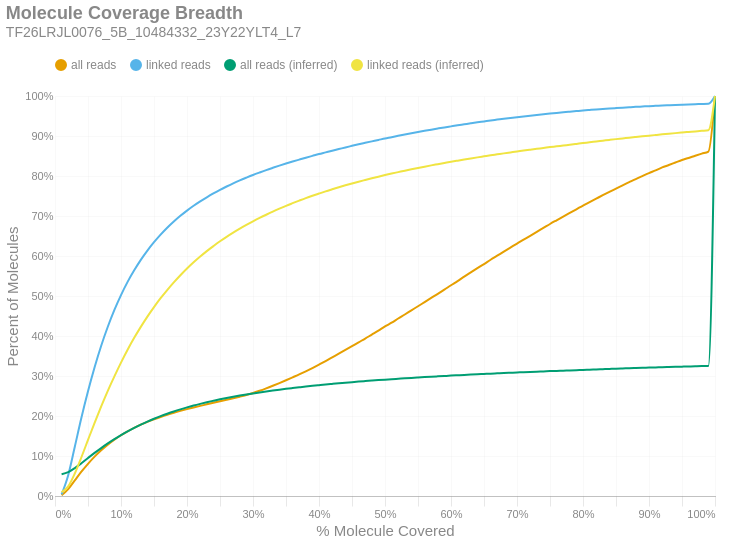

Notebook code cell kept with this figure:
### Markdown cell above
### Molecule Read Coverage
This chart shows molecule coverage breadth as computed by the number of bases aligned to that molecule. In other words, "*how much of each unique long molecule is actually sequenced/aligned?*" Keep in mind there is a distinction between sequences and alignments, since some sequences belonging to a particular molecule may not align well and wouldn't appear in the alignment data. This chart also shows molecule coverage breadth as computed by the *inferred fragment* from which the aligned sequences originate. Unlike read coverage, this calculation takes into account the total insert size, including unsequenced gaps between the forward and reverse reads. Like the previous figures, these are cumulative percents.

### Code cell
if SKIPLR:
    print_html(f"Skipped")
else:
    binned_df = consolidated_hist(valids['coverage_bp'], mask, 0.01, True)
    binned_df_inf = consolidated_hist(valids['coverage_inserts'], mask, 0.01, True)
    binned_df = binned_df.with_columns(pl.lit(binned_df_inf['all reads (cumsum)']).alias('all reads (inferred)'))
    binned_df = binned_df.with_columns(pl.lit(binned_df_inf['linked reads (cumsum)']).alias('linked reads (inferred)'))
    binned_df = binned_df.with_columns(
        (pl.col('bin').cast(pl.Float64) + 0.01).alias('right_edge')
    )

    with SafeRender(binned_df):
        (
            density_plot(binned_df, 'Molecule Coverage Breadth', samplename, 'molcov', ['all reads (inferred)','linked reads (inferred)'])
            .encode(
                #x=alt.X('bin:Q', title="% Molecule Covered").axis(format = '%').scale(padding=0),
                x=alt.X('right_edge:Q', title="% Molecule Covered").axis(format='%').scale(padding=0),
                y=alt.Y('value:Q', title='Percent of Molecules')
                    .axis(format='%')
                    .stack(False)
                    .scale(domainMin=0, padding=0),
                color=alt.Color("key:N").scale(domain = ["all reads", "linked reads", "all reads (inferred)", "linked reads (inferred)"]),
                tooltip = [
                    alt.Tooltip("key:N", title = "Data Type"),
                    alt.Tooltip("range_label:N", title="% Molecule Covered"),
                    alt.Tooltip("value:Q", format = ".2%", title="% Molecules")
                ]
            )
        ).display()

### Figure 1 — Vega-Lite specification as saved in the notebook (floating-point values rounded to 4 significant figures)
{"width": "container", "height": 400, "config": {"title": {"anchor": "start", "dy": -15, "fontSize": 18, "color": "#888888", "subtitleColor": "#888888", "subtitleFontSize": 14}, "arc": {"fill": "#0072B2"}, "axis": {"domainColor": "#888888", "domainWidth": 0.5, "gridWidth": 0.2, "grid": false, "titleFontWeight": 400, "titleFontSize": 15, "labelFontSize": 11, "labelColor": "#888888", "tickColor": "#888888", "tickWidth": 0.2, "titleColor": "#888888"}, "axisBand": {"grid": false}, "axisX": {"grid": true, "tickSize": 10, "domainCap": "round"}, "axisY": {"domain": false, "grid": true, "tickSize": 0, "domainCap": "round"}, "background": "transparent", "header": {"labelFontSize": 15, "labelColor": "#888888", "titleFontSize": 15, "titleFontWeight": 600, "titleColor": "#888888"}, "legend": {"labelFont": "sans-serif", "labelFontSize": 12, "labelColor": "#888888", "symbolSize": 100, "symbolType": "circle", "titleFontSize": 12, "titlePadding": 10, "titleColor": "#888888", "title": null, "orient": "top"}, "range": {"category": ["#E69F00", "#56B4E9", "#009E73", "#F0E442", "#0072B2", "#D55E00", "#CC79A7", "#000000"], "diverging": ["#cfe8f3", "#a2d4ec", "#73bfe2", "#46abdb", "#1696d2", "#12719e"]}, "area": {"fill": "#0072B2", "fillOpacity": 0.7, "line": true, "strokeOpacity": 0.7}, "line": {"color": "#0072B2", "stroke": "#0072B2", "strokeWidth": 2}, "trail": {"color": "#0072B2", "stroke": "#0072B2", "strokeWidth": 0, "size": 1}, "point": {"filled": true, "fillOpacity": 1.0, "size": 95}, "text": {"color": "#888888", "fontSize": 11, "align": "right", "fontWeight": 400, "size": 11}, "bar": {"fill": "#0072B2", "stroke": null}, "view": {"stroke": null, "continuousWidth": 660, "continuousHeight": 400}}, "data": {"name": "data-fa2d630194e4b8e928cc2e20ced36adf"}, "mark": {"type": "line", "interpolate": "monotone", "point": {"opacity": 0, "size": 275}}, "encoding": {"color": {"field": "key", "scale": {"domain": ["all reads", "linked reads", "all reads (inferred)", "linked reads (inferred)"]}, "type": "nominal"}, "tooltip": [{"field": "key", "title": "Data Type", "type": "nominal"}, {"field": "range_label", "title": "% Molecule Covered", "type": "nominal"}, {"field": "value", "format": ".2%", "title": "% Molecules", "type": "quantitative"}], "x": {"axis": {"format": "%"}, "field": "right_edge", "scale": {"padding": 0}, "title": "% Molecule Covered", "type": "quantitative"}, "y": {"axis": {"format": "%"}, "field": "value", "scale": {"domainMin": 0, "padding": 0}, "stack": false, "title": "Percent of Molecules", "type": "quantitative"}}, "params": [{"name": "param_c36ac31b6afebe62", "select": {"type": "point", "fields": ["key"]}, "bind": "legend"}], "title": {"text": "Molecule Coverage Breadth", "subtitle": "TF26LRJL0076_5B_10484332_23Y22YLT4_L7"}, "transform": [{"fold": ["all reads (cumsum)", "linked reads (cumsum)", "all reads (inferred)", "linked reads (inferred)"]}, {"calculate": "replace(datum.key, ' (cumsum)', '')", "as": "key"}, {"filter": {"param": "param_c36ac31b6afebe62"}}], "usermeta": {"embedOptions": {"downloadFileName": "TF26LRJL0076_5B_10484332_23Y22YLT4_L7.molcov"}}, "$schema": "https://vega.github.io/schema/vega-lite/v6.4.1.json", "datasets": {"data-fa2d630194e4b8e928cc2e20ced36adf": [{"bin": "0.0", "interval": "0.0-0.01", "all reads": 0.001654, "linked reads": 0.003797, "all reads (cumsum)": 0.001654, "linked reads (cumsum)": 0.003797, "range_label": "0.0-0.01", "all reads (inferred)": 0.05449, "linked reads (inferred)": 0.009649, "right_edge": 0.01}, {"bin": "0.01", "interval": "0.01-0.02", "all reads": 0.01547, "linked reads": 0.04808, "all reads (cumsum)": 0.01713, "linked reads (cumsum)": 0.05188, "range_label": "0.01-0.02", "all reads (inferred)": 0.05956, "linked reads (inferred)": 0.02405, "right_edge": 0.02}, {"bin": "0.02", "interval": "0.02-0.03", "all reads": 0.02188, "linked reads": 0.07118, "all reads (cumsum)": 0.039, "linked reads (cumsum)": 0.1231, "range_label": "0.02-0.03", "all reads (inferred)": 0.06965, "linked reads (inferred)": 0.05631, "right_edge": 0.03}, {"bin": "0.03", "interval": "0.03-0.04", "all reads": 0.02178, "linked reads": 0.07249, "all reads (cumsum)": 0.06079, "linked reads (cumsum)": 0.1955, "range_label": "0.03-0.04", "all reads (inferred)": 0.08196, "linked reads (inferred)": 0.09689, "right_edge": 0.04}, {"bin": "0.04", "interval": "0.04-0.05", "all reads": 0.0197, "linked reads": 0.06605, "all reads (cumsum)": 0.08049, "linked reads (cumsum)": 0.2616, "range_label": "0.04-0.05", "all reads (inferred)": 0.09497, "linked reads (inferred)": 0.1402, "right_edge": 0.05}, {"bin": "0.05", "interval": "0.05-0.06", "all reads": 0.01789, "linked reads": 0.06023, "all reads (cumsum)": 0.09838, "linked reads (cumsum)": 0.3218, "range_label": "0.05-0.06", "all reads (inferred)": 0.1077, "linked reads (inferred)": 0.183, "right_edge": 0.06}, {"bin": "0.06", "interval": "0.06-0.07", "all reads": 0.01596, "linked reads": 0.0539, "all reads (cumsum)": 0.1143, "linked reads (cumsum)": 0.3757, "range_label": "0.06-0.07", "all reads (inferred)": 0.1198, "linked reads (inferred)": 0.2239, "right_edge": 0.07}, {"bin": "0.07", "interval": "0.07-0.08", "all reads": 0.01402, "linked reads": 0.04738, "all reads (cumsum)": 0.1284, "linked reads (cumsum)": 0.4231, "range_label": "0.07-0.08", "all reads (inferred)": 0.1314, "linked reads (inferred)": 0.2629, "right_edge": 0.08}, {"bin": "0.08", "interval": "0.08-0.09", "all reads": 0.01248, "linked reads": 0.0421, "all reads (cumsum)": 0.1408, "linked reads (cumsum)": 0.4652, "range_label": "0.08-0.09", "all reads (inferred)": 0.1421, "linked reads (inferred)": 0.2991, "right_edge": 0.09}, {"bin": "0.09", "interval": "0.09-0.1", "all reads": 0.01105, "linked reads": 0.03714, "all reads (cumsum)": 0.1519, "linked reads (cumsum)": 0.5024, "range_label": "0.09-0.1", "all reads (inferred)": 0.1522, "linked reads (inferred)": 0.3335, "right_edge": 0.1}, {"bin": "0.1", "interval": "0.1-0.11", "all reads": 0.009833, "linked reads": 0.03299, "all reads (cumsum)": 0.1617, "linked reads (cumsum)": 0.5353, "range_label": "0.1-0.11", "all reads (inferred)": 0.1617, "linked reads (inferred)": 0.3657, "right_edge": 0.11}, {"bin": "0.11", "interval": "0.11-0.12", "all reads": 0.008653, "linked reads": 0.02889, "all reads (cumsum)": 0.1704, "linked reads (cumsum)": 0.5642, "range_label": "0.11-0.12", "all reads (inferred)": 0.1705, "linked reads (inferred)": 0.3954, "right_edge": 0.12}, {"bin": "0.12", "interval": "0.12-0.13", "all reads": 0.00788, "linked reads": 0.02613, "all reads (cumsum)": 0.1783, "linked reads (cumsum)": 0.5904, "range_label": "0.12-0.13", "all reads (inferred)": 0.1786, "linked reads (inferred)": 0.4228, "right_edge": 0.13}, {"bin": "0.13", "interval": "0.13-0.14", "all reads": 0.007061, "linked reads": 0.02316, "all reads (cumsum)": 0.1853, "linked reads (cumsum)": 0.6135, "range_label": "0.13-0.14", "all reads (inferred)": 0.1861, "linked reads (inferred)": 0.4485, "right_edge": 0.14}, {"bin": "0.14", "interval": "0.14-0.15", "all reads": 0.006417, "linked reads": 0.02091, "all reads (cumsum)": 0.1917, "linked reads (cumsum)": 0.6344, "range_label": "0.14-0.15", "all reads (inferred)": 0.1931, "linked reads (inferred)": 0.4722, "right_edge": 0.15}, {"bin": "0.15", "interval": "0.15-0.16", "all reads": 0.005884, "linked reads": 0.01896, "all reads (cumsum)": 0.1976, "linked reads (cumsum)": 0.6534, "range_label": "0.15-0.16", "all reads (inferred)": 0.1997, "linked reads (inferred)": 0.4945, "right_edge": 0.16}, {"bin": "0.16", "interval": "0.16-0.17", "all reads": 0.005451, "linked reads": 0.01724, "all reads (cumsum)": 0.2031, "linked reads (cumsum)": 0.6706, "range_label": "0.16-0.17", "all reads (inferred)": 0.2057, "linked reads (inferred)": 0.5148, "right_edge": 0.17}, {"bin": "0.17", "interval": "0.17-0.18", "all reads": 0.005018, "linked reads": 0.01557, "all reads (cumsum)": 0.2081, "linked reads (cumsum)": 0.6862, "range_label": "0.17-0.18", "all reads (inferred)": 0.2113, "linked reads (inferred)": 0.534, "right_edge": 0.18}, {"bin": "0.18", "interval": "0.18-0.19", "all reads": 0.004686, "linked reads": 0.01422, "all reads (cumsum)": 0.2128, "linked reads (cumsum)": 0.7004, "range_label": "0.18-0.19", "all reads (inferred)": 0.2166, "linked reads (inferred)": 0.5518, "right_edge": 0.19}, {"bin": "0.19", "interval": "0.19-0.2", "all reads": 0.004407, "linked reads": 0.01307, "all reads (cumsum)": 0.2172, "linked reads (cumsum)": 0.7135, "range_label": "0.19-0.2", "all reads (inferred)": 0.2216, "linked reads (inferred)": 0.5686, "right_edge": 0.2}, {"bin": "0.2", "interval": "0.2-0.21", "all reads": 0.004146, "linked reads": 0.01205, "all reads (cumsum)": 0.2213, "linked reads (cumsum)": 0.7256, "range_label": "0.2-0.21", "all reads (inferred)": 0.2261, "linked reads (inferred)": 0.5841, "right_edge": 0.21}, {"bin": "0.21", "interval": "0.21-0.22", "all reads": 0.003962, "linked reads": 0.01103, "all reads (cumsum)": 0.2253, "linked reads (cumsum)": 0.7366, "range_label": "0.21-0.22", "all reads (inferred)": 0.2304, "linked reads (inferred)": 0.5985, "right_edge": 0.22}, {"bin": "0.22", "interval": "0.22-0.23", "all reads": 0.003866, "linked reads": 0.0102, "all reads (cumsum)": 0.2292, "linked reads (cumsum)": 0.7468, "range_label": "0.22-0.23", "all reads (inferred)": 0.2344, "linked reads (inferred)": 0.6122, "right_edge": 0.23}, {"bin": "0.23", "interval": "0.23-0.24", "all reads": 0.003868, "linked reads": 0.009668, "all reads (cumsum)": 0.233, "linked reads (cumsum)": 0.7565, "range_label": "0.23-0.24", "all reads (inferred)": 0.2381, "linked reads (inferred)": 0.6247, "right_edge": 0.24}, {"bin": "0.24", "interval": "0.24-0.25", "all reads": 0.003797, "linked reads": 0.009041, "all reads (cumsum)": 0.2368, "linked reads (cumsum)": 0.7655, "range_label": "0.24-0.25", "all reads (inferred)": 0.2417, "linked reads (inferred)": 0.6368, "right_edge": 0.25}, {"bin": "0.25", "interval": "0.25-0.26", "all reads": 0.003657, "linked reads": 0.008291, "all reads (cumsum)": 0.2405, "linked reads (cumsum)": 0.7738, "range_label": "0.25-0.26", "all reads (inferred)": 0.245, "linked reads (inferred)": 0.648, "right_edge": 0.26}, {"bin": "0.26", "interval": "0.26-0.27", "all reads": 0.003787, "linked reads": 0.007917, "all reads (cumsum)": 0.2443, "linked reads (cumsum)": 0.7817, "range_label": "0.26-0.27", "all reads (inferred)": 0.2481, "linked reads (inferred)": 0.6584, "right_edge": 0.27}, {"bin": "0.27", "interval": "0.27-0.28", "all reads": 0.004058, "linked reads": 0.00734, "all reads (cumsum)": 0.2483, "linked reads (cumsum)": 0.789, "range_label": "0.27-0.28", "all reads (inferred)": 0.251, "linked reads (inferred)": 0.6683, "right_edge": 0.28}, {"bin": "0.28", "interval": "0.28-0.29", "all reads": 0.00432, "linked reads": 0.006869, "all reads (cumsum)": 0.2526, "linked reads (cumsum)": 0.7959, "range_label": "0.28-0.29", "all reads (inferred)": 0.2538, "linked reads (inferred)": 0.6778, "right_edge": 0.29}, {"bin": "0.29", "interval": "0.29-0.3", "all reads": 0.004873, "linked reads": 0.00665, "all reads (cumsum)": 0.2575, "linked reads (cumsum)": 0.8026, "range_label": "0.29-0.3", "all reads (inferred)": 0.2565, "linked reads (inferred)": 0.6867, "right_edge": 0.3}, {"bin": "0.3", "interval": "0.3-0.31", "all reads": 0.005446, "linked reads": 0.006223, "all reads (cumsum)": 0.263, "linked reads (cumsum)": 0.8088, "range_label": "0.3-0.31", "all reads (inferred)": 0.259, "linked reads (inferred)": 0.6951, "right_edge": 0.31}, {"bin": "0.31", "interval": "0.31-0.32", "all reads": 0.0061, "linked reads": 0.006028, "all reads (cumsum)": 0.2691, "linked reads (cumsum)": 0.8148, "range_label": "0.31-0.32", "all reads (inferred)": 0.2614, "linked reads (inferred)": 0.7032, "right_edge": 0.32}, {"bin": "0.32", "interval": "0.32-0.33", "all reads": 0.006489, "linked reads": 0.00563, "all reads (cumsum)": 0.2755, "linked reads (cumsum)": 0.8204, "range_label": "0.32-0.33", "all reads (inferred)": 0.2637, "linked reads (inferred)": 0.711, "right_edge": 0.33}, {"bin": "0.33", "interval": "0.33-0.34", "all reads": 0.006724, "linked reads": 0.005449, "all reads (cumsum)": 0.2823, "linked reads (cumsum)": 0.8259, "range_label": "0.33-0.34", "all reads (inferred)": 0.2659, "linked reads (inferred)": 0.7184, "right_edge": 0.34}, {"bin": "0.34", "interval": "0.34-0.35", "all reads": 0.007042, "linked reads": 0.005237, "all reads (cumsum)": 0.2893, "linked reads (cumsum)": 0.8311, "range_label": "0.34-0.35", "all reads (inferred)": 0.268, "linked reads (inferred)": 0.7255, "right_edge": 0.35}, {"bin": "0.35", "interval": "0.35-0.36", "all reads": 0.007298, "linked reads": 0.005042, "all reads (cumsum)": 0.2966, "linked reads (cumsum)": 0.8362, "range_label": "0.35-0.36", "all reads (inferred)": 0.2699, "linked reads (inferred)": 0.732, "right_edge": 0.36}, {"bin": "0.36", "interval": "0.36-0.37", "all reads": 0.007344, "linked reads": 0.004797, "all reads (cumsum)": 0.304, "linked reads (cumsum)": 0.841, "range_label": "0.36-0.37", "all reads (inferred)": 0.2718, "linked reads (inferred)": 0.7384, "right_edge": 0.37}, {"bin": "0.37", "interval": "0.37-0.38", "all reads": 0.007729, "linked reads": 0.004749, "all reads (cumsum)": 0.3117, "linked reads (cumsum)": 0.8457, "range_label": "0.37-0.38", "all reads (inferred)": 0.2737, "linked reads (inferred)": 0.7447, "right_edge": 0.38}, {"bin": "0.38", "interval": "0.38-0.39", "all reads": 0.00811, "linked reads": 0.004608, "all reads (cumsum)": 0.3198, "linked reads (cumsum)": 0.8503, "range_label": "0.38-0.39", "all reads (inferred)": 0.2754, "linked reads (inferred)": 0.7505, "right_edge": 0.39}, {"bin": "0.39", "interval": "0.39-0.4", "all reads": 0.008614, "linked reads": 0.004583, "all reads (cumsum)": 0.3284, "linked reads (cumsum)": 0.8549, "range_label": "0.39-0.4", "all reads (inferred)": 0.2771, "linked reads (inferred)": 0.7561, "right_edge": 0.4}, {"bin": "0.4", "interval": "0.4-0.41", "all reads": 0.008799, "linked reads": 0.004198, "all reads (cumsum)": 0.3372, "linked reads (cumsum)": 0.8591, "range_label": "0.4-0.41", "all reads (inferred)": 0.2787, "linked reads (inferred)": 0.7616, "right_edge": 0.41}, {"bin": "0.41", "interval": "0.41-0.42", "all reads": 0.009263, "linked reads": 0.004219, "all reads (cumsum)": 0.3465, "linked reads (cumsum)": 0.8633, "range_label": "0.41-0.42", "all reads (inferred)": 0.2803, "linked reads (inferred)": 0.7668, "right_edge": 0.42}, {"bin": "0.42", "interval": "0.42-0.43", "all reads": 0.009238, "linked reads": 0.004029, "all reads (cumsum)": 0.3557, "linked reads (cumsum)": 0.8674, "range_label": "0.42-0.43", "all reads (inferred)": 0.2818, "linked reads (inferred)": 0.7718, "right_edge": 0.43}, {"bin": "0.43", "interval": "0.43-0.44", "all reads": 0.00931, "linked reads": 0.004086, "all reads (cumsum)": 0.365, "linked reads (cumsum)": 0.8714, "range_label": "0.43-0.44", "all reads (inferred)": 0.2833, "linked reads (inferred)": 0.7767, "right_edge": 0.44}, {"bin": "0.44", "interval": "0.44-0.45", "all reads": 0.009501, "linked reads": 0.003958, "all reads (cumsum)": 0.3745, "linked reads (cumsum)": 0.8754, "range_label": "0.44-0.45", "all reads (inferred)": 0.2847, "linked reads (inferred)": 0.7814, "right_edge": 0.45}, {"bin": "0.45", "interval": "0.45-0.46", "all reads": 0.009619, "linked reads": 0.003957, "all reads (cumsum)": 0.3841, "linked reads (cumsum)": 0.8794, "range_label": "0.45-0.46", "all reads (inferred)": 0.286, "linked reads (inferred)": 0.7858, "right_edge": 0.46}, {"bin": "0.46", "interval": "0.46-0.47", "all reads": 0.009476, "linked reads": 0.003652, "all reads (cumsum)": 0.3936, "linked reads (cumsum)": 0.883, "range_label": "0.46-0.47", "all reads (inferred)": 0.2873, "linked reads (inferred)": 0.79, "right_edge": 0.47}, {"bin": "0.47", "interval": "0.47-0.48", "all reads": 0.009866, "linked reads": 0.003611, "all reads (cumsum)": 0.4035, "linked reads (cumsum)": 0.8866, "range_label": "0.47-0.48", "all reads (inferred)": 0.2885, "linked reads (inferred)": 0.7942, "right_edge": 0.48}, {"bin": "0.48", "interval": "0.48-0.49", "all reads": 0.009741, "linked reads": 0.003588, "all reads (cumsum)": 0.4132, "linked reads (cumsum)": 0.8902, "range_label": "0.48-0.49", "all reads (inferred)": 0.2897, "linked reads (inferred)": 0.7983, "right_edge": 0.49}, {"bin": "0.49", "interval": "0.49-0.5", "all reads": 0.01067, "linked reads": 0.003652, "all reads (cumsum)": 0.4239, "linked reads (cumsum)": 0.8939, "range_label": "0.49-0.5", "all reads (inferred)": 0.2909, "linked reads (inferred)": 0.8023, "right_edge": 0.5}, {"bin": "0.5", "interval": "0.5-0.51", "all reads": 0.0093, "linked reads": 0.003246, "all reads (cumsum)": 0.4332, "linked reads (cumsum)": 0.8971, "range_label": "0.5-0.51", "all reads (inferred)": 0.2921, "linked reads (inferred)": 0.8061, "right_edge": 0.51}, {"bin": "0.51", "interval": "0.51-0.52", "all reads": 0.0105, "linked reads": 0.003456, "all reads (cumsum)": 0.4437, "linked reads (cumsum)": 0.9006, "range_label": "0.51-0.52", "all reads (inferred)": 0.2931, "linked reads (inferred)": 0.8097, "right_edge": 0.52}, {"bin": "0.52", "interval": "0.52-0.53", "all reads": 0.01005, "linked reads": 0.003257, "all reads (cumsum)": 0.4537, "linked reads (cumsum)": 0.9038, "range_label": "0.52-0.53", "all reads (inferred)": 0.2942, "linked reads (inferred)": 0.8133, "right_edge": 0.53}, {"bin": "0.53", "interval": "0.53-0.54", "all reads": 0.01034, "linked reads": 0.00312, "all reads (cumsum)": 0.4641, "linked reads (cumsum)": 0.9069, "range_label": "0.53-0.54", "all reads (inferred)": 0.2953, "linked reads (inferred)": 0.8168, "right_edge": 0.54}, {"bin": "0.54", "interval": "0.54-0.55", "all reads": 0.01029, "linked reads": 0.003057, "all reads (cumsum)": 0.4744, "linked reads (cumsum)": 0.91, "range_label": "0.54-0.55", "all reads (inferred)": 0.2963, "linked reads (inferred)": 0.8201, "right_edge": 0.55}, {"bin": "0.55", "interval": "0.55-0.56", "all reads": 0.01038, "linked reads": 0.002959, "all reads (cumsum)": 0.4848, "linked reads (cumsum)": 0.913, "range_label": "0.55-0.56", "all reads (inferred)": 0.2973, "linked reads (inferred)": 0.8234, "right_edge": 0.56}, {"bin": "0.56", "interval": "0.56-0.57", "all reads": 0.01036, "linked reads": 0.002934, "all reads (cumsum)": 0.4951, "linked reads (cumsum)": 0.9159, "range_label": "0.56-0.57", "all reads (inferred)": 0.2982, "linked reads (inferred)": 0.8265, "right_edge": 0.57}, {"bin": "0.57", "interval": "0.57-0.58", "all reads": 0.01018, "linked reads": 0.002836, "all reads (cumsum)": 0.5053, "linked reads (cumsum)": 0.9187, "range_label": "0.57-0.58", "all reads (inferred)": 0.2991, "linked reads (inferred)": 0.8295, "right_edge": 0.58}, {"bin": "0.58", "interval": "0.58-0.59", "all reads": 0.01066, "linked reads": 0.002765, "all reads (cumsum)": 0.516, "linked reads (cumsum)": 0.9215, "range_label": "0.58-0.59", "all reads (inferred)": 0.3, "linked reads (inferred)": 0.8325, "right_edge": 0.59}, {"bin": "0.59", "interval": "0.59-0.6", "all reads": 0.01082, "linked reads": 0.002572, "all reads (cumsum)": 0.5268, "linked reads (cumsum)": 0.9241, "range_label": "0.59-0.6", "all reads (inferred)": 0.3009, "linked reads (inferred)": 0.8355, "right_edge": 0.6}, {"bin": "0.6", "interval": "0.6-0.61", "all reads": 0.01043, "linked reads": 0.002566, "all reads (cumsum)": 0.5372, "linked reads (cumsum)": 0.9266, "range_label": "0.6-0.61", "all reads (inferred)": 0.3018, "linked reads (inferred)": 0.8384, "right_edge": 0.61}, {"bin": "0.61", "interval": "0.61-0.62", "all reads": 0.01102, "linked reads": 0.00252, "all reads (cumsum)": 0.5482, "linked reads (cumsum)": 0.9291, "range_label": "0.61-0.62", "all reads (inferred)": 0.3027, "linked reads (inferred)": 0.8412, "right_edge": 0.62}, {"bin": "0.62", "interval": "0.62-0.63", "all reads": 0.01071, "linked reads": 0.002532, "all reads (cumsum)": 0.559, "linked reads (cumsum)": 0.9317, "range_label": "0.62-0.63", "all reads (inferred)": 0.3035, "linked reads (inferred)": 0.8439, "right_edge": 0.63}, {"bin": "0.63", "interval": "0.63-0.64", "all reads": 0.01062, "linked reads": 0.002466, "all reads (cumsum)": 0.5696, "linked reads (cumsum)": 0.9341, "range_label": "0.63-0.64", "all reads (inferred)": 0.3043, "linked reads (inferred)": 0.8466, "right_edge": 0.64}, {"bin": "0.64", "interval": "0.64-0.65", "all reads": 0.01033, "linked reads": 0.002322, "all reads (cumsum)": 0.5799, "linked reads (cumsum)": 0.9365, "range_label": "0.64-0.65", "all reads (inferred)": 0.3051, "linked reads (inferred)": 0.8491, "right_edge": 0.65}, {"bin": "0.65", "interval": "0.65-0.66", "all reads": 0.01067, "linked reads": 0.002373, "all reads (cumsum)": 0.5906, "linked reads (cumsum)": 0.9388, "range_label": "0.65-0.66", "all reads (inferred)": 0.3059, "linked reads (inferred)": 0.8517, "right_edge": 0.66}, {"bin": "0.66", "interval": "0.66-0.67", "all reads": 0.01011, "linked reads": 0.002121, "all reads (cumsum)": 0.6007, "linked reads (cumsum)": 0.941, "range_label": "0.66-0.67", "all reads (inferred)": 0.3066, "linked reads (inferred)": 0.8541, "right_edge": 0.67}, {"bin": "0.67", "interval": "0.67-0.68", "all reads": 0.0103, "linked reads": 0.002156, "all reads (cumsum)": 0.611, "linked reads (cumsum)": 0.9431, "range_label": "0.67-0.68", "all reads (inferred)": 0.3074, "linked reads (inferred)": 0.8566, "right_edge": 0.68}, {"bin": "0.68", "interval": "0.68-0.69", "all reads": 0.01002, "linked reads": 0.001999, "all reads (cumsum)": 0.621, "linked reads (cumsum)": 0.9451, "range_label": "0.68-0.69", "all reads (inferred)": 0.3081, "linked reads (inferred)": 0.8589, "right_edge": 0.69}, {"bin": "0.69", "interval": "0.69-0.7", "all reads": 0.01015, "linked reads": 0.002004, "all reads (cumsum)": 0.6312, "linked reads (cumsum)": 0.9471, "range_label": "0.69-0.7", "all reads (inferred)": 0.3088, "linked reads (inferred)": 0.8612, "right_edge": 0.7}, {"bin": "0.7", "interval": "0.7-0.71", "all reads": 0.009659, "linked reads": 0.001918, "all reads (cumsum)": 0.6408, "linked reads (cumsum)": 0.949, "range_label": "0.7-0.71", "all reads (inferred)": 0.3095, "linked reads (inferred)": 0.8636, "right_edge": 0.71}, {"bin": "0.71", "interval": "0.71-0.72", "all reads": 0.009647, "linked reads": 0.00183, "all reads (cumsum)": 0.6505, "linked reads (cumsum)": 0.9509, "range_label": "0.71-0.72", "all reads (inferred)": 0.3102, "linked reads (inferred)": 0.8658, "right_edge": 0.72}, {"bin": "0.72", "interval": "0.72-0.73", "all reads": 0.009933, "linked reads": 0.001787, "all reads (cumsum)": 0.6604, "linked reads (cumsum)": 0.9527, "range_label": "0.72-0.73", "all reads (inferred)": 0.3109, "linked reads (inferred)": 0.868, "right_edge": 0.73}, {"bin": "0.73", "interval": "0.73-0.74", "all reads": 0.009643, "linked reads": 0.001735, "all reads (cumsum)": 0.67, "linked reads (cumsum)": 0.9544, "range_label": "0.73-0.74", "all reads (inferred)": 0.3115, "linked reads (inferred)": 0.87, "right_edge": 0.74}, {"bin": "0.74", "interval": "0.74-0.75", "all reads": 0.009982, "linked reads": 0.001703, "all reads (cumsum)": 0.68, "linked reads (cumsum)": 0.9561, "range_label": "0.74-0.75", "all reads (inferred)": 0.3122, "linked reads (inferred)": 0.8722, "right_edge": 0.75}, {"bin": "0.75", "interval": "0.75-0.76", "all reads": 0.009322, "linked reads": 0.001637, "all reads (cumsum)": 0.6893, "linked reads (cumsum)": 0.9577, "range_label": "0.75-0.76", "all reads (inferred)": 0.3128, "linked reads (inferred)": 0.8741, "right_edge": 0.76}, {"bin": "0.76", "interval": "0.76-0.77", "all reads": 0.009208, "linked reads": 0.001551, "all reads (cumsum)": 0.6986, "linked reads (cumsum)": 0.9593, "range_label": "0.76-0.77", "all reads (inferred)": 0.3134, "linked reads (inferred)": 0.8762, "right_edge": 0.77}, {"bin": "0.77", "interval": "0.77-0.78", "all reads": 0.009129, "linked reads": 0.001495, "all reads (cumsum)": 0.7077, "linked reads (cumsum)": 0.9608, "range_label": "0.77-0.78", "all reads (inferred)": 0.314, "linked reads (inferred)": 0.8782, "right_edge": 0.78}, {"bin": "0.78", "interval": "0.78-0.79", "all reads": 0.009108, "linked reads": 0.001479, "all reads (cumsum)": 0.7168, "linked reads (cumsum)": 0.9623, "range_label": "0.78-0.79", "all reads (inferred)": 0.3147, "linked reads (inferred)": 0.8802, "right_edge": 0.79}, {"bin": "0.79", "interval": "0.79-0.8", "all reads": 0.009357, "linked reads": 0.001464, "all reads (cumsum)": 0.7261, "linked reads (cumsum)": 0.9637, "range_label": "0.79-0.8", "all reads (inferred)": 0.3153, "linked reads (inferred)": 0.8823, "right_edge": 0.8}, {"bin": "0.8", "interval": "0.8-0.81", "all reads": 0.008578, "linked reads": 0.001316, "all reads (cumsum)": 0.7347, "linked reads (cumsum)": 0.965, "range_label": "0.8-0.81", "all reads (inferred)": 0.3159, "linked reads (inferred)": 0.8842, "right_edge": 0.81}, {"bin": "0.81", "interval": "0.81-0.82", "all reads": 0.008605, "linked reads": 0.001281, "all reads (cumsum)": 0.7433, "linked reads (cumsum)": 0.9663, "range_label": "0.81-0.82", "all reads (inferred)": 0.3165, "linked reads (inferred)": 0.8863, "right_edge": 0.82}, {"bin": "0.82", "interval": "0.82-0.83", "all reads": 0.008608, "linked reads": 0.001137, "all reads (cumsum)": 0.7519, "linked reads (cumsum)": 0.9675, "range_label": "0.82-0.83", "all reads (inferred)": 0.3171, "linked reads (inferred)": 0.8882, "right_edge": 0.83}, {"bin": "0.83", "interval": "0.83-0.84", "all reads": 0.00842, "linked reads": 0.001223, "all reads (cumsum)": 0.7604, "linked reads (cumsum)": 0.9687, "range_label": "0.83-0.84", "all reads (inferred)": 0.3177, "linked reads (inferred)": 0.8903, "right_edge": 0.84}, {"bin": "0.84", "interval": "0.84-0.85", "all reads": 0.008185, "linked reads": 0.001094, "all reads (cumsum)": 0.7685, "linked reads (cumsum)": 0.9698, "range_label": "0.84-0.85", "all reads (inferred)": 0.3183, "linked reads (inferred)": 0.8922, "right_edge": 0.85}, {"bin": "0.85", "interval": "0.85-0.86", "all reads": 0.008158, "linked reads": 0.001046, "all reads (cumsum)": 0.7767, "linked reads (cumsum)": 0.9708, "range_label": "0.85-0.86", "all reads (inferred)": 0.3188, "linked reads (inferred)": 0.894, "right_edge": 0.86}, {"bin": "0.86", "interval": "0.86-0.87", "all reads": 0.007831, "linked reads": 0.001024, "all reads (cumsum)": 0.7845, "linked reads (cumsum)": 0.9718, "range_label": "0.86-0.87", "all reads (inferred)": 0.3194, "linked reads (inferred)": 0.8958, "right_edge": 0.87}, {"bin": "0.87", "interval": "0.87-0.88", "all reads": 0.007825, "linked reads": 0.001001, "all reads (cumsum)": 0.7924, "linked reads (cumsum)": 0.9728, "range_label": "0.87-0.88", "all reads (inferred)": 0.3199, "linked reads (inferred)": 0.8976, "right_edge": 0.88}, {"bin": "0.88", "interval": "0.88-0.89", "all reads": 0.00744, "linked reads": 0.0008791, "all reads (cumsum)": 0.7998, "linked reads (cumsum)": 0.9737, "range_label": "0.88-0.89", "all reads (inferred)": 0.3205, "linked reads (inferred)": 0.8993, "right_edge": 0.89}, {"bin": "0.89", "interval": "0.89-0.9", "all reads": 0.007386, "linked reads": 0.0008896, "all reads (cumsum)": 0.8072, "linked reads (cumsum)": 0.9746, "range_label": "0.89-0.9", "all reads (inferred)": 0.321, "linked reads (inferred)": 0.9009, "right_edge": 0.9}, {"bin": "0.9", "interval": "0.9-0.91", "all reads": 0.006761, "linked reads": 0.0007669, "all reads (cumsum)": 0.8139, "linked reads (cumsum)": 0.9754, "range_label": "0.9-0.91", "all reads (inferred)": 0.3214, "linked reads (inferred)": 0.9025, "right_edge": 0.91}, {"bin": "0.91", "interval": "0.91-0.92", "all reads": 0.007466, "linked reads": 0.0007961, "all reads (cumsum)": 0.8214, "linked reads (cumsum)": 0.9762, "range_label": "0.91-0.92", "all reads (inferred)": 0.3219, "linked reads (inferred)": 0.9041, "right_edge": 0.92}, {"bin": "0.92", "interval": "0.92-0.93", "all reads": 0.005994, "linked reads": 0.0007201, "all reads (cumsum)": 0.8274, "linked reads (cumsum)": 0.9769, "range_label": "0.92-0.93", "all reads (inferred)": 0.3224, "linked reads (inferred)": 0.9057, "right_edge": 0.93}, {"bin": "0.93", "interval": "0.93-0.94", "all reads": 0.006307, "linked reads": 0.0007084, "all reads (cumsum)": 0.8337, "linked reads (cumsum)": 0.9776, "range_label": "0.93-0.94", "all reads (inferred)": 0.3229, "linked reads (inferred)": 0.9072, "right_edge": 0.94}, {"bin": "0.94", "interval": "0.94-0.95", "all reads": 0.00637, "linked reads": 0.0006745, "all reads (cumsum)": 0.8401, "linked reads (cumsum)": 0.9783, "range_label": "0.94-0.95", "all reads (inferred)": 0.3233, "linked reads (inferred)": 0.9087, "right_edge": 0.95}, {"bin": "0.95", "interval": "0.95-0.96", "all reads": 0.005069, "linked reads": 0.0006418, "all reads (cumsum)": 0.8451, "linked reads (cumsum)": 0.9789, "range_label": "0.95-0.96", "all reads (inferred)": 0.3238, "linked reads (inferred)": 0.9101, "right_edge": 0.96}, {"bin": "0.96", "interval": "0.96-0.97", "all reads": 0.005573, "linked reads": 0.0005658, "all reads (cumsum)": 0.8507, "linked reads (cumsum)": 0.9795, "range_label": "0.96-0.97", "all reads (inferred)": 0.3242, "linked reads (inferred)": 0.9115, "right_edge": 0.97}, {"bin": "0.97", "interval": "0.97-0.98", "all reads": 0.005259, "linked reads": 0.0004466, "all reads (cumsum)": 0.856, "linked reads (cumsum)": 0.9799, "range_label": "0.97-0.98", "all reads (inferred)": 0.3247, "linked reads (inferred)": 0.9129, "right_edge": 0.98}, {"bin": "0.98", "interval": "0.98-0.99", "all reads": 0.005079, "linked reads": 0.0005845, "all reads (cumsum)": 0.8611, "linked reads (cumsum)": 0.9805, "range_label": "0.98-0.99", "all reads (inferred)": 0.3252, "linked reads (inferred)": 0.9145, "right_edge": 0.99}, {"bin": "0.99", "interval": "0.99-1.0", "all reads": 0.1389, "linked reads": 0.01948, "all reads (cumsum)": 1.0, "linked reads (cumsum)": 1.0, "range_label": "0.99-1.0", "all reads (inferred)": 1.0, "linked reads (inferred)": 1.0, "right_edge": 1.0}]}}
